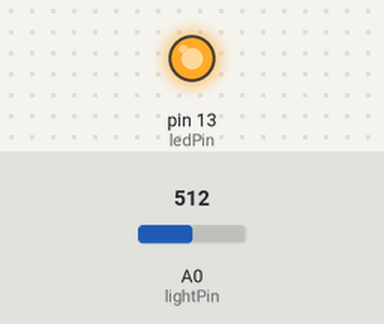
This sketch was run on a simulated Arduino Uno, built with avr-gcc and run on an emulated ATmega328P. Parts: output pins drawn as LEDs (lit = HIGH). Inputs (shaded band) come from the test bench; at power-on: A0 (lightPin) = 512.

Above: at 1.2 s.
1.3 s: A0 (lightPin) set to 466
2.8 s: A0 (lightPin) set to 435
At 3.7 s:
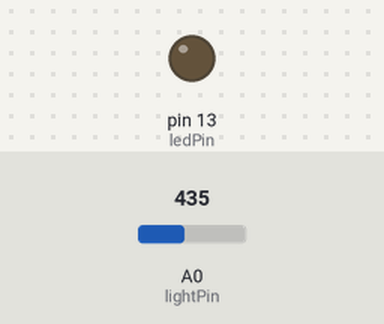
4.3 s: A0 (lightPin) set to 511
At 4.9 s:
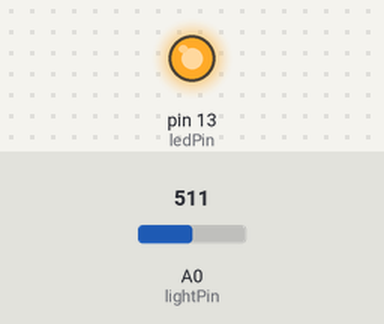
5.8 s: A0 (lightPin) set to 306
At 7.2 s:
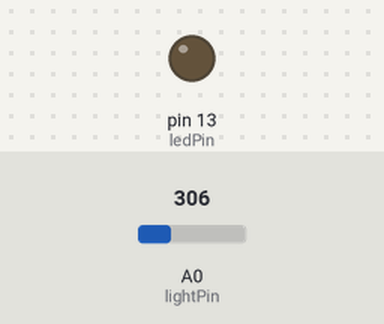
Timing chart, 0 to 8.3 s (numbered marks = the images above; inputs shaded):
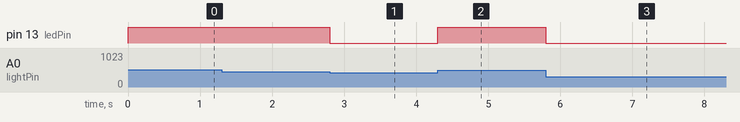

The sketch:

Read_value_of_temperature_sensor.ino
```cpp
const int lightPin = A0;
const int ledPin = 13;
int lightLevel;
void setup ( )
{
pinMode(ledPin, OUTPUT);
}
void loop ( )
{
lightLevel = analogRead(lightPin);
lightLevel = map(lightLevel, 0, 900, 0, 255);
lightLevel = constrain(lightLevel, 0, 255);
analogWrite(ledPin, lightLevel);
} 
```

Measured:
- the behaviour switches between 452 and 451 on A0 (lightPin) (found by bisection; images 0 and 1)
- after the input at 1.3 s, every drawn part: stays the same
- after the input at 2.8 s, pin 13 (ledPin): HIGH → LOW at once
- after the input at 4.3 s, pin 13 (ledPin): LOW → HIGH at once
- after the input at 5.8 s, pin 13 (ledPin): HIGH → LOW at once
